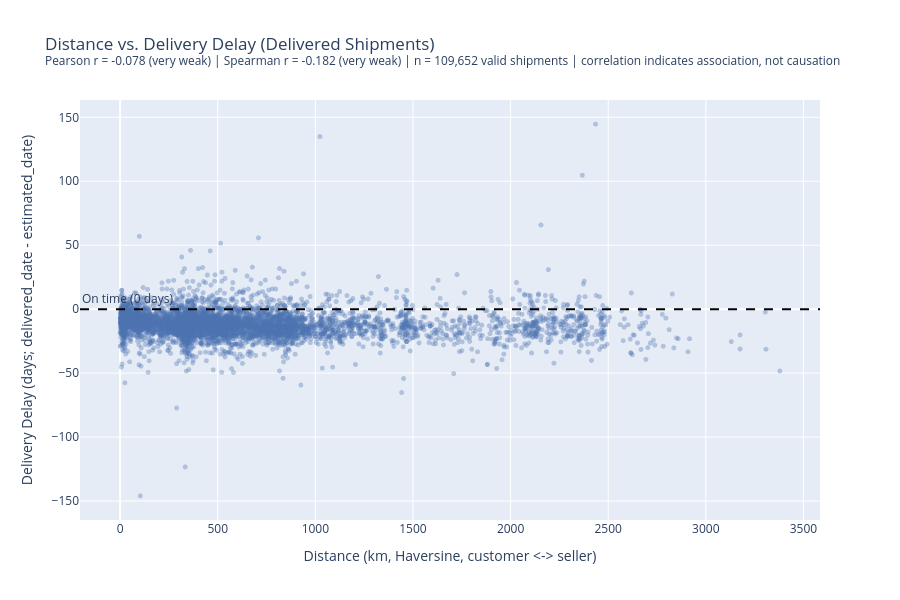

The code cell stored with this chart in its notebook:
### Markdown cell above
### 15.2 Interactive Distance vs. Delivery-Delay Plot

For rendering performance and notebook file size, the plotted markers are a **fixed-seed
random sample** of the valid observations (documented, reproducible) — the correlation
statistics above are computed on the **full** `valid_distance_delay` dataset, not the sample.
A dashed reference line at `delivery_delay_days = 0` marks on-time delivery, consistent with
the Week 1 delivery-delay chart convention.

### Code cell
SCATTER_SAMPLE_SIZE = min(6000, n_valid_observations)
if n_valid_observations > SCATTER_SAMPLE_SIZE:
    scatter_data = valid_distance_delay.sample(n=SCATTER_SAMPLE_SIZE, random_state=42)
    sample_note = f"random sample of {SCATTER_SAMPLE_SIZE:,} of {n_valid_observations:,} valid shipments (random_state=42)"
else:
    scatter_data = valid_distance_delay
    sample_note = f"all {n_valid_observations:,} valid shipments (no sampling needed)"

print(f"Scatter plot displays: {sample_note}")

fig_distance_delay = go.Figure()
fig_distance_delay.add_trace(go.Scattergl(
    x=scatter_data["distance_km"],
    y=scatter_data["delivery_delay_days"],
    mode="markers",
    marker=dict(size=5, opacity=0.35, color="#4C72B0"),
    customdata=scatter_data[["order_id", "customer_state", "seller_state"]].values,
    hovertemplate=(
        "Order ID: %{customdata[0]}<br>"
        "Customer State: %{customdata[1]}<br>"
        "Seller State: %{customdata[2]}<br>"
        "Distance: %{x:,.0f} km<br>"
        "Delivery Delay: %{y:.2f} days<extra></extra>"
    ),
    name="Delivered shipments",
))
fig_distance_delay.add_hline(y=0, line_dash="dash", line_color="black", annotation_text="On time (0 days)", annotation_position="top left")
fig_distance_delay.update_layout(
    title=(
        f"Distance vs. Delivery Delay (Delivered Shipments)<br>"
        f"<sup>Pearson r = {pearson_corr:.3f} ({pearson_strength}) | Spearman r = {spearman_corr:.3f} ({spearman_strength}) | "
        f"n = {n_valid_observations:,} valid shipments | correlation indicates association, not causation</sup>"
    ),
    xaxis_title="Distance (km, Haversine, customer <-> seller)",
    yaxis_title="Delivery Delay (days; delivered_date - estimated_date)",
    height=600,
)
fig_distance_delay.show()

distance_delay_output_path = OUTPUT_DATA_DIR / "week3_distance_delivery_delay.html"
fig_distance_delay.write_html(distance_delay_output_path)
print(f"\nInteractive scatter saved to: {distance_delay_output_path.resolve()}")
print(f"  exists: {distance_delay_output_path.exists()} | size: {distance_delay_output_path.stat().st_size:,} bytes")

### Figure 1 — Plotly figure (JSON) as saved in the notebook; plotly's stock layout.template omitted (floating-point values rounded to 4 significant figures; data arrays with more than 128 entries replaced by an {"elided": "..."} marker saying what was removed)
{"data": [{"customdata": {"elided": "6000x3 str values"}, "hovertemplate": "Order ID: %{customdata[0]}<br>Customer State: %{customdata[1]}<br>Seller State: %{customdata[2]}<br>Distance: %{x:,.0f} km<br>Delivery Delay: %{y:.2f} days<extra></extra>", "marker": {"color": "#4C72B0", "opacity": 0.35, "size": 5}, "mode": "markers", "name": "Delivered shipments", "type": "scattergl", "x": {"elided": "6000 float values"}, "y": {"elided": "6000 float values"}}], "layout": {"annotations": [{"showarrow": false, "text": "On time (0 days)", "x": 0, "xanchor": "left", "xref": "x domain", "y": 0, "yanchor": "bottom", "yref": "y"}], "height": 600, "shapes": [{"line": {"color": "black", "dash": "dash"}, "type": "line", "x0": 0, "x1": 1, "xref": "x domain", "y0": 0, "y1": 0, "yref": "y"}], "title": {"text": "Distance vs. Delivery Delay (Delivered Shipments)<br><sup>Pearson r = -0.078 (very weak) | Spearman r = -0.182 (very weak) | n = 109,652 valid shipments | correlation indicates association, not causation</sup>"}, "xaxis": {"title": {"text": "Distance (km, Haversine, customer <-> seller)"}}, "yaxis": {"title": {"text": "Delivery Delay (days; delivered_date - estimated_date)"}}}}
